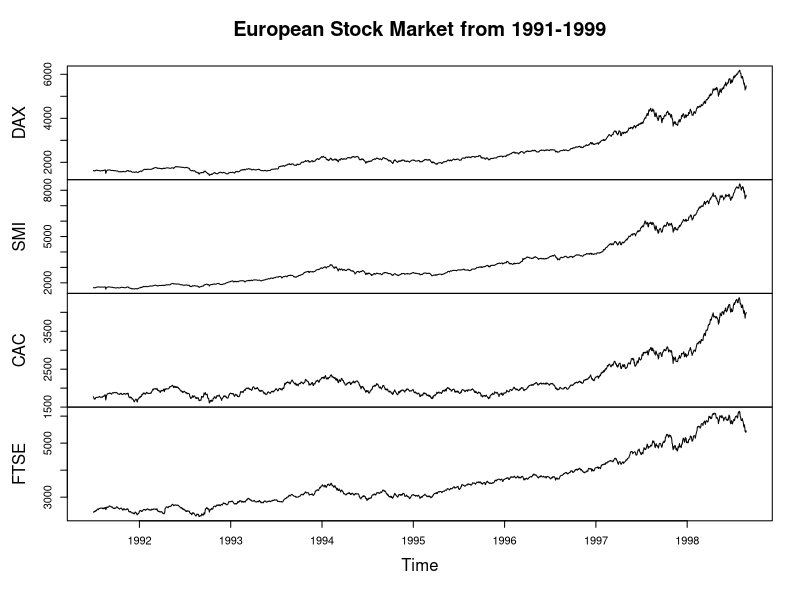
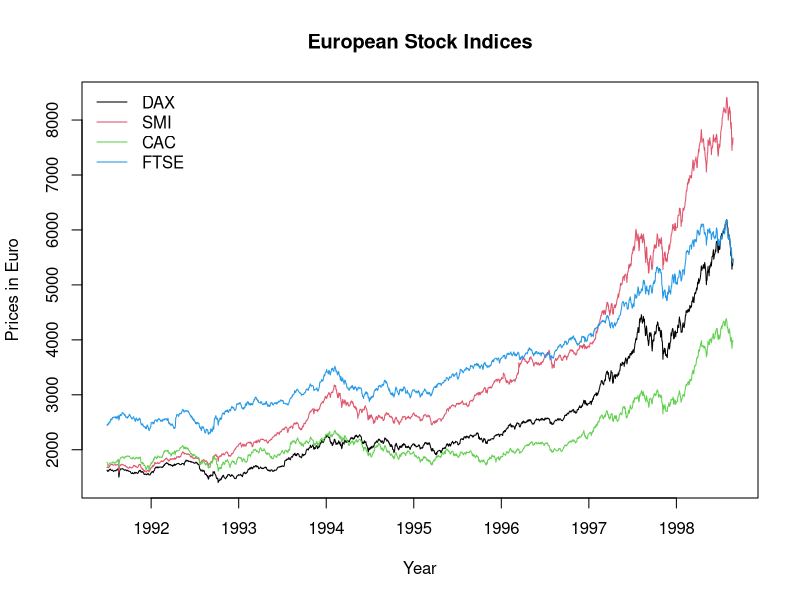

Reproduce these figures in R, in order.
## ---- chunk 1
library(datasets)
data(EuStockMarkets)
summary(EuStockMarkets)
## ---- chunk 2
plot(EuStockMarkets,main="European Stock Market from 1991-1999")

## ---- chunk 3
ts.plot(EuStockMarkets, col = 1:4, xlab = "Year", ylab = "Prices in Euro", main = "European Stock Indices")
legend("topleft", colnames(EuStockMarkets), lty = 1, col = 1:4, bty = "n")

